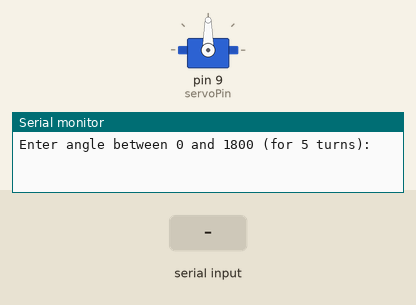
A sketch run on a simulated Arduino Uno, built with avr-gcc and run on an emulated ATmega328P. Shown: servo, the last lines printed to the serial monitor. The inputs (shaded band) are chosen by the test bench.

Above: at 1.2 s.
1.3 s: "90,45\n" received over Serial
At 2.6 s:
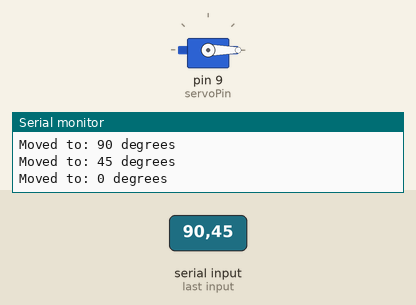
3.8 s: "200\n" received over Serial
At 4.6 s:
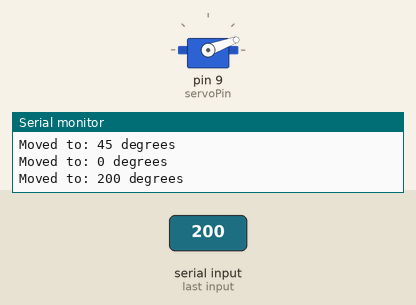
Timing chart, 0 to 6.8 s (numbered marks = the images above; inputs shaded):
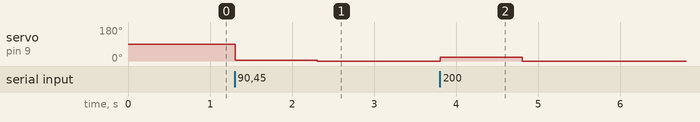

Measured:
- after the input at 1.3 s, servo on pin 9 (servoPin): 90° → 4° at once, → 0° 1.0 s later
- after the input at 3.8 s, servo on pin 9 (servoPin): 0° → 20° at once, → 0° 1.0 s later

The sketch:

Motor_Control_v1.ino
```cpp
#include <Servo.h>

Servo myservo;  // create servo object to control a servo

int pos = 0;    // variable to store the servo position
int servoPin = 9; // Pin where the servo control wire is connected. Change this if needed.

void setup() {
  myservo.attach(servoPin);  // attaches the servo on pin 9 to the servo object
  Serial.begin(9600);       // initialize serial communication
  Serial.println("Enter angle between 0 and 1800 (for 5 turns):"); // prompt the user
}

void loop() {
  if (Serial.available()) { // check if data has been sent from the computer
    pos = Serial.parseInt(); // read it and store in 'pos'

    if (pos >= 0 && pos <= 1800) { // 5 turns * 360 degrees = 1800 degrees
      myservo.write(map(pos, 0, 1800, 0, 180)); // map 0-1800 to 0-180 and set the servo position
      Serial.print("Moved to: ");
      Serial.print(pos);
      Serial.println(" degrees");
    } else {
      Serial.println("Invalid angle. Enter a value between 0 and 1800.");
    }
  }
}
```
